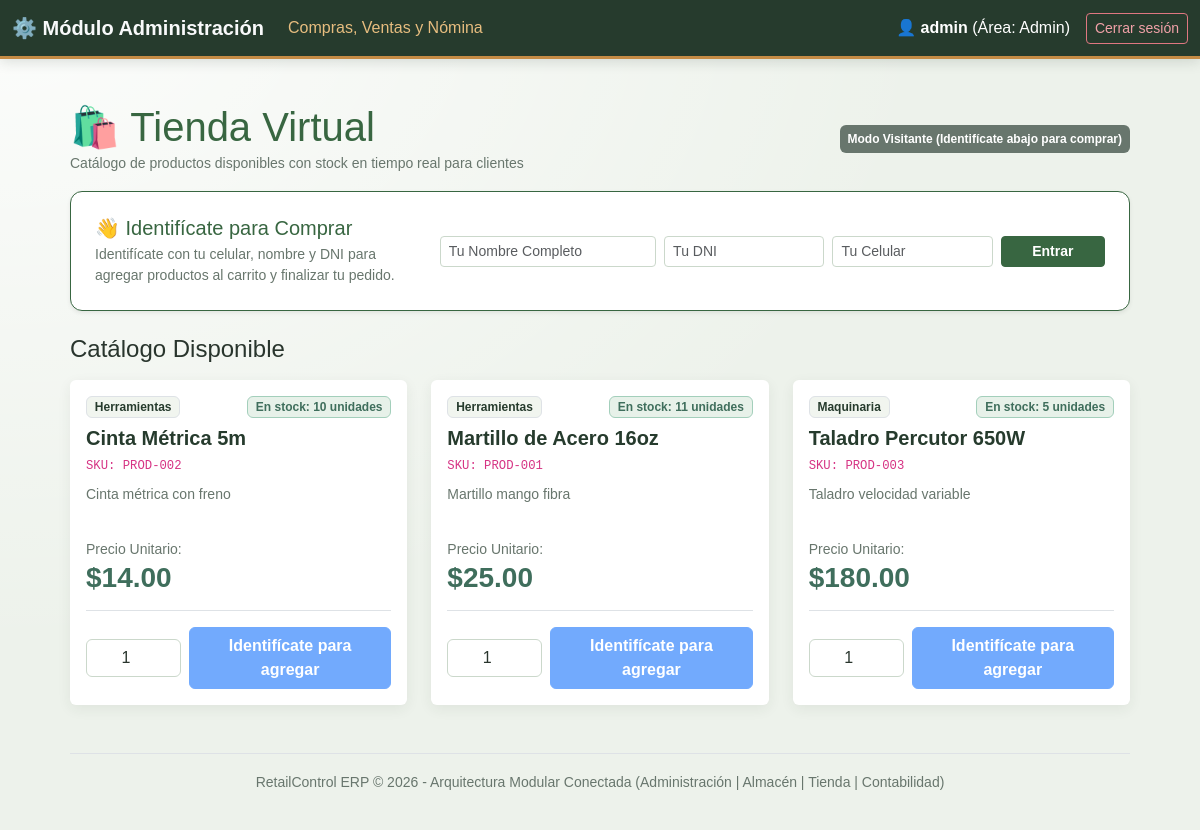
Page /tienda (signed in) on the committed database.
### app/models.py (models this page shows)
class Product(db.Model):
    __tablename__ = 'productos'
    id = db.Column(db.Integer, primary_key=True)
    sku = db.Column(db.String(50), unique=True, nullable=False)
    name = db.Column(db.String(100), nullable=False)
    description = db.Column(db.Text)
    category = db.Column(db.String(50))
    price_buy = db.Column(db.Float, nullable=False, default=0.0)
    price_sell = db.Column(db.Float, nullable=False, default=0.0)
    stock = db.Column(db.Integer, nullable=False, default=0)
    stock_min = db.Column(db.Integer, nullable=False, default=5)

### app/routes.py (the view, shortened to what this page needs)
@bp.route('/tienda')
def tienda():
    products = Product.query.order_by(Product.name).all()
    client = None
    sales = []
    cart = session.get('shopping_cart', {})
    cart_quantities = {}
    cart_items = [
        {
            'product': product,
            'quantity': cart_quantities.get(product.id, 0),
            'subtotal': product.price_sell * cart_quantities.get(product.id, 0),
        }
        for product in products
        if cart_quantities.get(product.id, 0) > 0
    ]
    return render_template(
        'tienda.html',
        products=products,
        client=client,
        sales=sales,
        cart_items=cart_items,
        cart_quantities=cart_quantities,
        cart_quantity=sum(cart_quantities.values()),
        cart_total=sum(item['subtotal'] for item in cart_items),
    )

### app/templates/tienda.html (shortened to what this page needs)
{% extends 'base.html' %}
{% block content %}
<div class="d-flex justify-content-between align-items-center mb-3">
  <div>
    <h1 class="mb-0">🛍️ Tienda Virtual</h1>
    <small class="text-muted">Catálogo de productos disponibles con stock en tiempo real para clientes</small>
  </div>
  <div>
    {% if session.get('client_id') %}
      <div class="d-flex gap-2">
        <button type="button" class="btn btn-primary btn-sm" data-bs-toggle="modal" data-bs-target="#carritoCompras" aria-label="Ver carrito, {{ cart_quantity }} productos">
          🛒 Carrito <span class="badge bg-light text-dark">{{ cart_quantity }}</span>
        </button>
        <button type="button" class="btn btn-outline-primary btn-sm" data-bs-toggle="modal" data-bs-target="#historialCompras">
          📦 Mis compras{% if sales %} ({{ sales|length }}){% endif %}
        </button>
      </div>
    {% else %}
      <span class="badge bg-secondary p-2">Modo Visitante (Identifícate abajo para comprar)</span>
    {% endif %}
  </div>
</div>
{% if not session.get('client_id') %}
  <div class="panel border-primary mb-4 bg-white shadow-sm">
    <div class="row align-items-center">
      <div class="col-md-4">
        <h2 class="h5 text-primary mb-1">👋 Identifícate para Comprar</h2>
        <p class="small text-muted mb-0">Identifícate con tu celular, nombre y DNI para agregar productos al carrito y finalizar tu pedido.</p>
      </div>
      <div class="col-md-8">
        <form method="post" action="{{ url_for('main.tienda_login') }}" class="row g-2 align-items-center">
          <div class="col-sm-4">
            <input type="text" name="client_name" required placeholder="Tu Nombre Completo" class="form-control form-control-sm">
          </div>
          <div class="col-sm-3">
            <input type="text" name="client_document" required placeholder="Tu DNI" class="form-control form-control-sm">
          </div>
          <div class="col-sm-3">
            <input type="tel" name="client_phone" required placeholder="Tu Celular" class="form-control form-control-sm">
          </div>
          <div class="col-sm-2">
            <button type="submit" class="btn btn-primary btn-sm w-100 fw-bold">Entrar</button>
          </div>
        </form>
      </div>
    </div>
  </div>
{% endif %}
<h2 class="h4 mb-3">Catálogo Disponible</h2>
<div class="row row-cols-1 row-cols-md-2 row-cols-lg-3 g-4 mb-5">
  {% for product in products %}
    <div class="col">
      <div class="card h-100 shadow-sm border-0">
        <div class="card-body d-flex flex-column">
          <div class="d-flex justify-content-between align-items-start mb-2">
            <span class="badge bg-light text-dark border">{{ product.category }}</span>
            {% if product.stock > 0 %}
              <span class="badge bg-success-subtle text-success border border-success-subtle">
                En stock: {{ product.stock }} unidades
              </span>
            {% else %}
              <span class="badge bg-danger">Agotado</span>
            {% endif %}
          </div>
          <h3 class="h5 card-title text-dark fw-bold mb-1">{{ product.name }}</h3>
          <p class="text-muted small mb-2"><code>SKU: {{ product.sku }}</code></p>
          <p class="card-text text-secondary small flex-grow-1">
            {{ product.description or 'Producto garantizado de alta calidad para ferretería y hogar.' }}
          </p>
          <div class="my-3">
            <span class="text-muted small">Precio Unitario:</span>
            <div class="h3 fw-bold text-success mb-0">${{ '%.2f'|format(product.price_sell) }}</div>
          </div>
          <form method="post" action="{{ url_for('main.tienda_comprar') }}" class="border-top pt-3">
            <div class="d-flex gap-2 align-items-center">
              <div style="width: 100px;">
                <input type="number" name="quantity" value="1" min="1" max="{{ product.stock - cart_quantities.get(product.id, 0) }}"
                       class="form-control text-center" {{ 'disabled' if product.stock <= cart_quantities.get(product.id, 0) else '' }}>
              </div>
              <button type="submit" class="btn btn-primary flex-grow-1 fw-bold"
                      {{ 'disabled' if not session.get('client_id') or product.stock <= cart_quantities.get(product.id, 0) else '' }}>
                {% if not session.get('client_id') %}
                  Identifícate para agregar
                {% elif product.stock <= cart_quantities.get(product.id, 0) %}
                  Máximo disponible agregado
                {% else %}
                  Agregar al carrito
                {% endif %}
              </button>
            </div>
          </form>
        </div>
      </div>
    </div>
  {% else %}
    <div class="col-12">
      <div class="alert alert-info">Actualmente no hay productos registrados en el catálogo.</div>
    </div>
  {% endfor %}
</div>
{% endblock %}

### app/static/style.css (style rules this page uses)
:root { --brand-primary: #386641; --brand-primary-hover: #2f5737; --brand-deep: #263b2d; --brand-accent: #c58b45; --surface: #ffffff; --surface-muted: #f1f5ef; --page-bg: #edf2eb; --text-main: #29352d; --text-muted: #68766d; --border-color: #d7e1d6; --bs-primary: var(--brand-primary); --bs-primary-rgb: 56, 102, 65; --bs-secondary: #68766d; --bs-secondary-rgb: 104, 118, 109; --bs-success: #52796f; --bs-success-rgb: 82, 121, 111; --bs-info: #457b9d; --bs-info-rgb: 69, 123, 157; --bs-warning: #c58b45; --bs-warning-rgb: 197, 139, 69; --bs-danger: #b23a48; --bs-danger-rgb: 178, 58, 72; --bs-dark: var(--brand-deep); --bs-dark-rgb: 38, 59, 45; --bs-body-bg: var(--page-bg); --bs-body-color: var(--text-main); --bs-link-color: var(--brand-primary); --bs-link-hover-color: var(--brand-primary-hover); }
body { min-height: 100vh; font-family: Arial, sans-serif; color: var(--text-main); background: radial-gradient(ellipse at top left, rgba(255, 255, 255, 0.85), transparent 55%), var(--page-bg); background-attachment: fixed; margin: 0; }
.auth-box, .panel { background: var(--surface); border: 1px solid var(--border-color); border-radius: 12px; padding: 24px; box-shadow: 0 4px 16px rgba(38, 59, 45, 0.08); }
.card, .list-group-item { background-color: var(--surface); color: var(--text-main); border-color: var(--border-color); }
.card { box-shadow: 0 4px 14px rgba(38, 59, 45, 0.07) !important; transition: transform 160ms ease, box-shadow 160ms ease; }
form:not(.row) { display: flex; flex-direction: column; gap: 10px; }
input, select, textarea, button { border-radius: 8px; font-size: 1rem; }
input, select, textarea, .form-control, .form-select { border-color: #cbd8cb; color: var(--text-main); background-color: var(--surface); }
button, .btn-primary { color: #fff; background-color: var(--brand-primary); border-color: var(--brand-primary); cursor: pointer; font-weight: 600; }
.btn:disabled, .btn.disabled, button:disabled { cursor: not-allowed; opacity: 0.58; }
h1, h2 { color: var(--brand-primary); }
.bg-white { background-color: var(--surface) !important; }
.bg-light { background-color: var(--surface-muted) !important; }
.text-primary { color: var(--brand-primary) !important; }
.text-success { color: #3f6e5c !important; }
.text-dark { color: var(--brand-deep) !important; }
.text-secondary, .text-muted { color: var(--text-muted) !important; }
.bg-success-subtle { background-color: #e7f1e9 !important; }

### rows in the picture
Product: category "Herramientas", stock "10", name "Cinta Métrica 5m", sku "PROD-002", description "Cinta métrica con freno", price_sell "14.00"
Product: category "Herramientas", stock "11", name "Martillo de Acero 16oz", sku "PROD-001", description "Martillo mango fibra", price_sell "25.00"
Product: category "Maquinaria", stock "5", name "Taladro Percutor 650W", sku "PROD-003", description "Taladro velocidad variable", price_sell "180.00"

### other values in the picture
{{ session.get('username') }} "admin"
{{ session.get('role')|capitalize }} "Admin"
